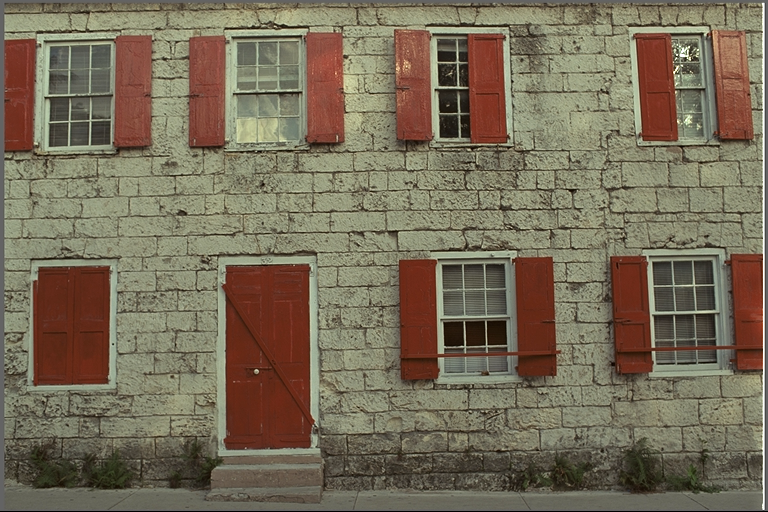
#> input picture image_sets/kodak/png/kodim01.png, 768 x 512 px, found by its file name
$ python test_vvenc_opencv.py
#> lines starting #> are read from the running program, lines starting #| are printed output that depends on the picture
import cv2
import numpy as np
import subprocess
import os

def get_bpp(vvc_path, h, w):
    return os.path.getsize(vvc_path) * 8 / (h * w)

def run_opencv_pipeline(impath, qp):
#> called with qp = 22
    original = cv2.imread(impath)
#> original is the input picture: shape (512, 768, 3); mean B, G, R 88.4, 108.7, 119.8
    h, w = original.shape[:2]
#> h = 512; w = 768

    # Encode to YUV I420
    yuv_i420 = cv2.cvtColor(original, cv2.COLOR_BGR2YUV_I420)
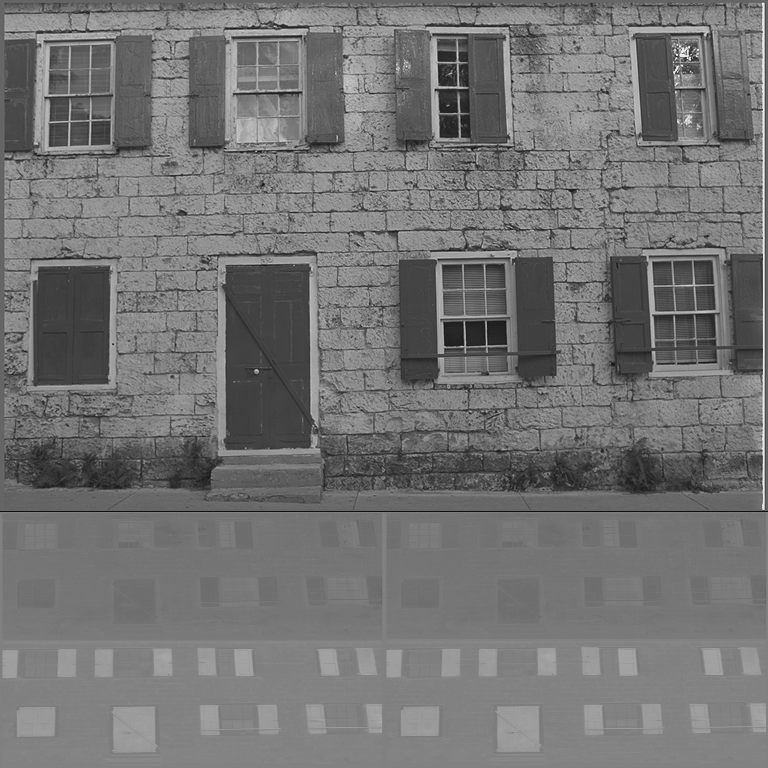
#> yuv_i420: shape (768, 768); min 16, max 235, mean 115.4
    temp_yuv = 'temp_cv.yuv'
    with open(temp_yuv, 'wb') as f:
        f.write(yuv_i420.tobytes())

    # VVenC
    cmd = f".\\binaries\\vvenc_default.exe -i {temp_yuv} -s {w}x{h} -q {qp} --fps 1 -b temp_cv.vvc --threads 4"
    subprocess.run(cmd, shell=True)
    bpp = get_bpp('temp_cv.vvc', h, w)

    # VVdeC
    cmd_dec = f".\\binaries\\vvdecapp.exe -b temp_cv.vvc -o temp_dec.yuv > NUL 2>&1"
    subprocess.run(cmd_dec, shell=True)

    with open('temp_dec.yuv', 'rb') as f:
        yuv_data = f.read()

    decoded_yuv16 = np.frombuffer(yuv_data, dtype=np.uint16).reshape((h * 3 // 2, w))
    decoded_yuv = np.clip((decoded_yuv16 + 2) >> 2, 0, 255).astype(np.uint8)
    decoded_bgr = cv2.cvtColor(decoded_yuv, cv2.COLOR_YUV2BGR_I420)

    psnr = cv2.PSNR(original, decoded_bgr) # PSNR-RGB is same as PSNR-BGR

    # Cleanup
    os.remove('temp_cv.yuv')
    os.remove('temp_cv.vvc')
    os.remove('temp_dec.yuv')

    return bpp, psnr

def run_ffmpeg_pipeline(impath, qp):
    original = cv2.imread(impath)
    h, w = original.shape[:2]
    temp_yuv = 'temp_ff.yuv'

    # Convert BGR -> YUV420p via FFmpeg
    cmd_ff_enc = f"ffmpeg -y -i {impath} -pix_fmt yuv420p -hide_banner -loglevel error {temp_yuv}"
    subprocess.run(cmd_ff_enc, shell=True)

    cmd = f".\\binaries\\vvenc_default.exe -i {temp_yuv} -s {w}x{h} -q {qp} --fps 1 -b temp_ff.vvc --threads 4 > NUL 2>&1"
    subprocess.run(cmd, shell=True)
    bpp = get_bpp('temp_ff.vvc', h, w)

    # VVdeC
    cmd_dec = f".\\binaries\\vvdecapp.exe -b temp_ff.vvc -o temp_dec_ff.yuv > NUL 2>&1"
    subprocess.run(cmd_dec, shell=True)

    # Convert YUV420p10le -> PNG via FFmpeg for PSNR
    decoded_png = 'temp_dec_ff.png'
    cmd_ff_dec = f"ffmpeg -y -s {w}x{h} -pix_fmt yuv420p10le -i temp_dec_ff.yuv -hide_banner -loglevel error {decoded_png}"
    subprocess.run(cmd_ff_dec, shell=True)

    decoded = cv2.imread(decoded_png)
    psnr = cv2.PSNR(original, decoded)

    # Cleanup
    os.remove('temp_ff.yuv')
    os.remove('temp_ff.vvc')
    os.remove('temp_dec_ff.yuv')
    os.remove('temp_dec_ff.png')

    return bpp, psnr

if __name__ == '__main__':
    impath = 'data/datasets/images/kodak/png/kodim01.png'
    qp = 22

    print("Testing OpenCV 4:2:0 Pipeline...")
#> (the run stopped early here; a loop or call above may not have finished)

$ run again, with image_sets/kodak/png/kodim05.png copied over image_sets/kodak/png/kodim01.png
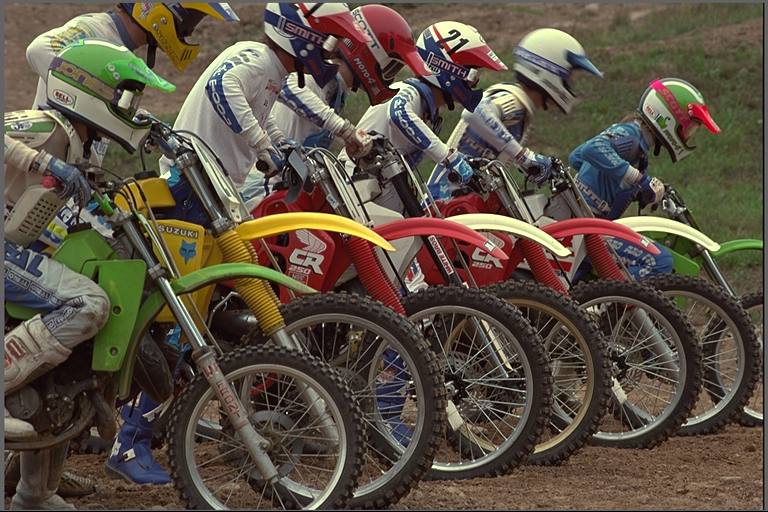
#> input picture image_sets/kodak/png/kodim05.png, 768 x 512 px, found by its file name
#> in run_opencv_pipeline, original is the input picture: shape (512, 768, 3); mean B, G, R 67.5, 81, 91.5
#> in run_opencv_pipeline, `yuv_i420 = cv2.cvtColor(original, cv2.COLOR_BGR2YUV_I420)`:
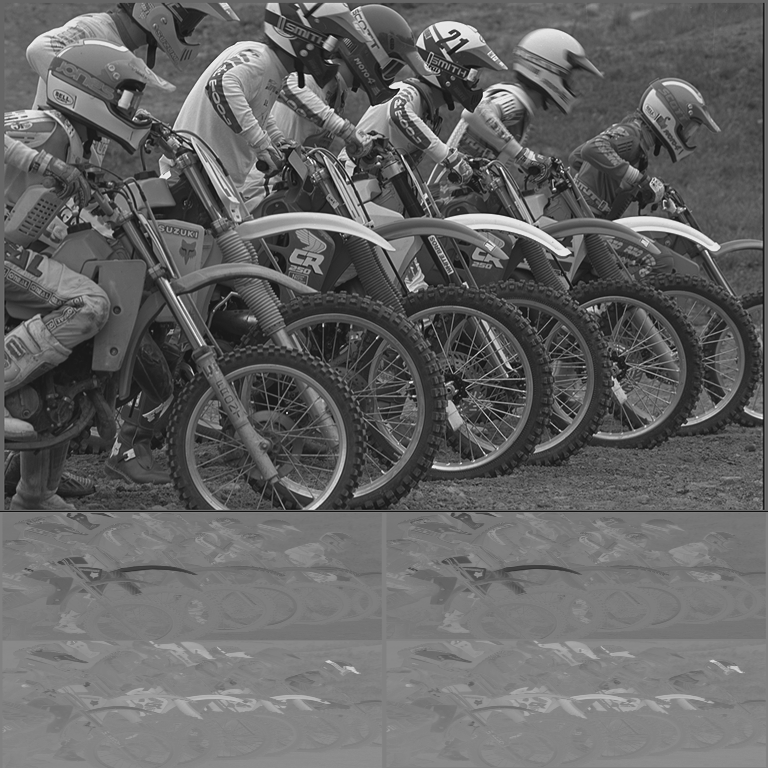
#> yuv_i420: shape (768, 768); min 16, max 235, mean 100.3

$ run again, with image_sets/kodak/png/kodim06.png copied over image_sets/kodak/png/kodim01.png
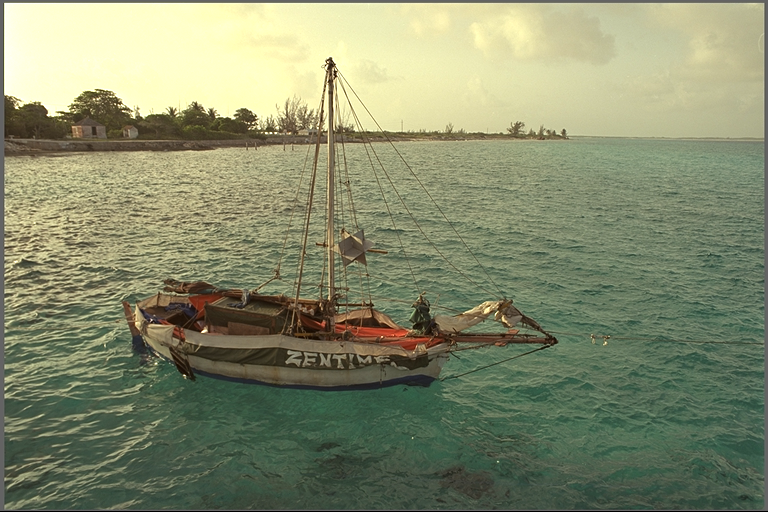
#> input picture image_sets/kodak/png/kodim06.png, 768 x 512 px, found by its file name
#> in run_opencv_pipeline, original is the input picture: shape (512, 768, 3); mean B, G, R 108.8, 139.3, 133.2
#> in run_opencv_pipeline, `yuv_i420 = cv2.cvtColor(original, cv2.COLOR_BGR2YUV_I420)`:
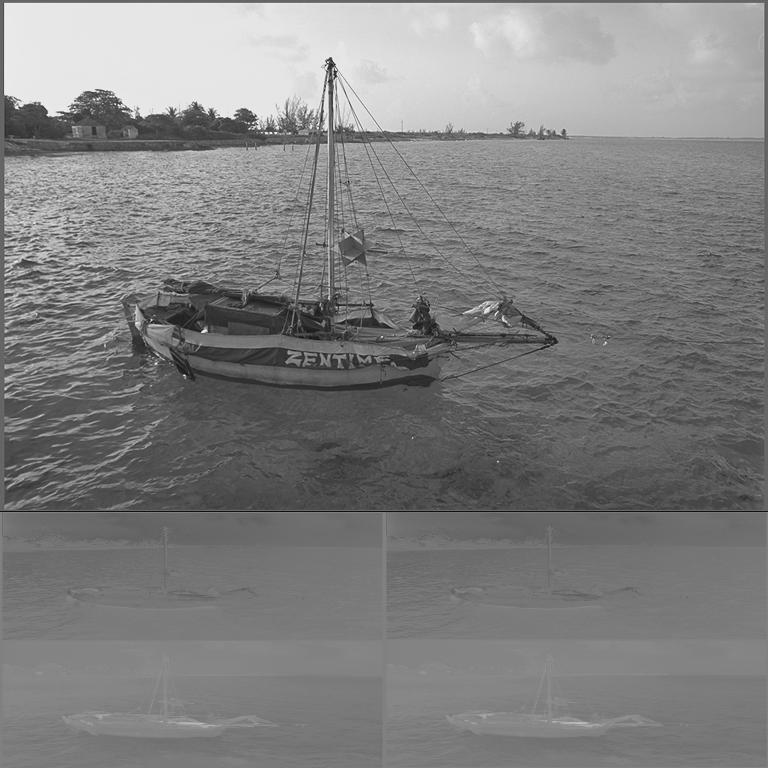
#> yuv_i420: shape (768, 768); min 16, max 235, mean 127.8

$ run again, with image_sets/kodak/png/kodim07.png copied over image_sets/kodak/png/kodim01.png
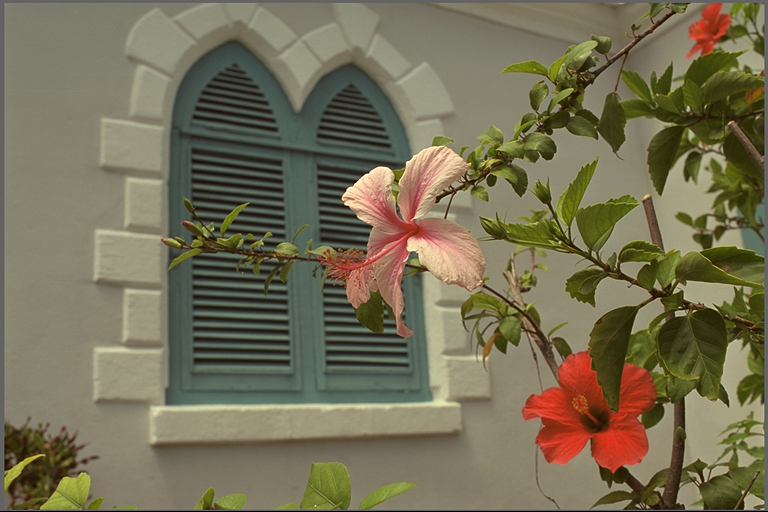
#> input picture image_sets/kodak/png/kodim07.png, 768 x 512 px, found by its file name
#> in run_opencv_pipeline, original is the input picture: shape (512, 768, 3); mean B, G, R 85.4, 110.7, 117.6
#> in run_opencv_pipeline, `yuv_i420 = cv2.cvtColor(original, cv2.COLOR_BGR2YUV_I420)`:
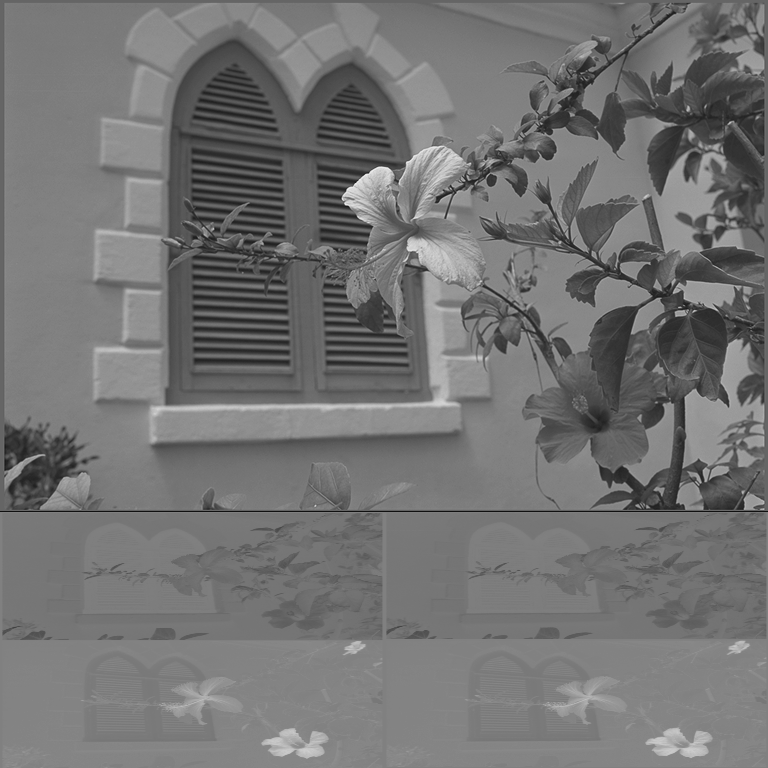
#> yuv_i420: shape (768, 768); min 16, max 235, mean 115
